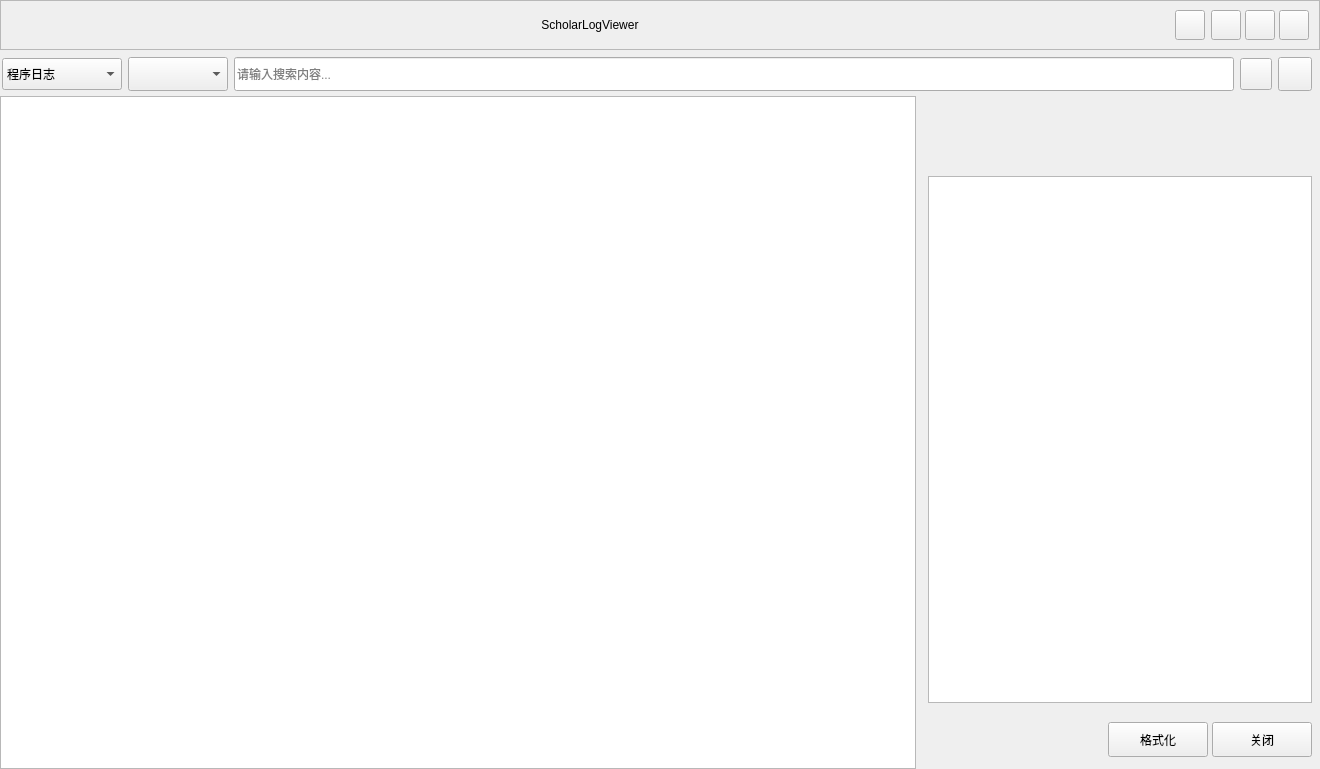
<?xml version="1.0" encoding="UTF-8"?>
<ui version="4.0">
 <class>ScholarLogViewer</class>
 <widget class="QWidget" name="ScholarLogViewer">
  <property name="geometry">
   <rect>
    <x>0</x>
    <y>0</y>
    <width>1320</width>
    <height>769</height>
   </rect>
  </property>
  <property name="windowTitle">
   <string>ScholarLogViewer</string>
  </property>
  <property name="styleSheet">
   <string notr="true"/>
  </property>
  <layout class="QVBoxLayout" name="verticalLayout_2">
   <property name="spacing">
    <number>6</number>
   </property>
   <property name="leftMargin">
    <number>0</number>
   </property>
   <property name="topMargin">
    <number>0</number>
   </property>
   <property name="rightMargin">
    <number>0</number>
   </property>
   <property name="bottomMargin">
    <number>0</number>
   </property>
   <item>
    <widget class="QFrame" name="titleFrame">
     <property name="sizePolicy">
      <sizepolicy hsizetype="Expanding" vsizetype="Fixed">
       <horstretch>0</horstretch>
       <verstretch>0</verstretch>
      </sizepolicy>
     </property>
     <property name="minimumSize">
      <size>
       <width>0</width>
       <height>50</height>
      </size>
     </property>
     <property name="maximumSize">
      <size>
       <width>16777215</width>
       <height>50</height>
      </size>
     </property>
     <property name="frameShape">
      <enum>QFrame::StyledPanel</enum>
     </property>
     <property name="frameShadow">
      <enum>QFrame::Raised</enum>
     </property>
     <layout class="QHBoxLayout" name="horizontalLayout_2">
      <property name="spacing">
       <number>6</number>
      </property>
      <property name="leftMargin">
       <number>10</number>
      </property>
      <property name="topMargin">
       <number>0</number>
      </property>
      <property name="rightMargin">
       <number>10</number>
      </property>
      <property name="bottomMargin">
       <number>0</number>
      </property>
      <item>
       <spacer name="horizontalSpacer">
        <property name="orientation">
         <enum>Qt::Horizontal</enum>
        </property>
        <property name="sizeType">
         <enum>QSizePolicy::Preferred</enum>
        </property>
        <property name="sizeHint" stdset="0">
         <size>
          <width>40</width>
          <height>20</height>
         </size>
        </property>
       </spacer>
      </item>
      <item>
       <widget class="QLabel" name="labFileName">
        <property name="sizePolicy">
         <sizepolicy hsizetype="Expanding" vsizetype="Fixed">
          <horstretch>0</horstretch>
          <verstretch>0</verstretch>
         </sizepolicy>
        </property>
        <property name="minimumSize">
         <size>
          <width>300</width>
          <height>0</height>
         </size>
        </property>
        <property name="maximumSize">
         <size>
          <width>16777215</width>
          <height>24</height>
         </size>
        </property>
        <property name="styleSheet">
         <string notr="true"/>
        </property>
        <property name="text">
         <string>ScholarLogViewer</string>
        </property>
        <property name="alignment">
         <set>Qt::AlignCenter</set>
        </property>
       </widget>
      </item>
      <item>
       <spacer name="horizontalSpacer_2">
        <property name="orientation">
         <enum>Qt::Horizontal</enum>
        </property>
        <property name="sizeType">
         <enum>QSizePolicy::Preferred</enum>
        </property>
        <property name="sizeHint" stdset="0">
         <size>
          <width>40</width>
          <height>20</height>
         </size>
        </property>
       </spacer>
      </item>
      <item>
       <widget class="QPushButton" name="btnConfig">
        <property name="sizePolicy">
         <sizepolicy hsizetype="Fixed" vsizetype="Fixed">
          <horstretch>0</horstretch>
          <verstretch>0</verstretch>
         </sizepolicy>
        </property>
        <property name="minimumSize">
         <size>
          <width>30</width>
          <height>30</height>
         </size>
        </property>
        <property name="maximumSize">
         <size>
          <width>30</width>
          <height>30</height>
         </size>
        </property>
        <property name="cursor">
         <cursorShape>PointingHandCursor</cursorShape>
        </property>
        <property name="toolTip">
         <string>设置</string>
        </property>
        <property name="styleSheet">
         <string notr="true"/>
        </property>
        <property name="text">
         <string/>
        </property>
       </widget>
      </item>
      <item>
       <layout class="QHBoxLayout" name="horizontalLayout">
        <property name="spacing">
         <number>4</number>
        </property>
        <item>
         <widget class="QPushButton" name="btnMinimize">
          <property name="sizePolicy">
           <sizepolicy hsizetype="Fixed" vsizetype="Fixed">
            <horstretch>0</horstretch>
            <verstretch>0</verstretch>
           </sizepolicy>
          </property>
          <property name="minimumSize">
           <size>
            <width>30</width>
            <height>30</height>
           </size>
          </property>
          <property name="maximumSize">
           <size>
            <width>30</width>
            <height>30</height>
           </size>
          </property>
          <property name="cursor">
           <cursorShape>PointingHandCursor</cursorShape>
          </property>
          <property name="mouseTracking">
           <bool>false</bool>
          </property>
          <property name="toolTip">
           <string>最小化</string>
          </property>
          <property name="text">
           <string/>
          </property>
         </widget>
        </item>
        <item>
         <widget class="QPushButton" name="btnMaximize">
          <property name="sizePolicy">
           <sizepolicy hsizetype="Fixed" vsizetype="Fixed">
            <horstretch>0</horstretch>
            <verstretch>0</verstretch>
           </sizepolicy>
          </property>
          <property name="minimumSize">
           <size>
            <width>30</width>
            <height>30</height>
           </size>
          </property>
          <property name="maximumSize">
           <size>
            <width>30</width>
            <height>30</height>
           </size>
          </property>
          <property name="cursor">
           <cursorShape>PointingHandCursor</cursorShape>
          </property>
          <property name="toolTip">
           <string>最大化</string>
          </property>
          <property name="text">
           <string/>
          </property>
         </widget>
        </item>
        <item>
         <widget class="QPushButton" name="btnClose">
          <property name="sizePolicy">
           <sizepolicy hsizetype="Fixed" vsizetype="Fixed">
            <horstretch>0</horstretch>
            <verstretch>0</verstretch>
           </sizepolicy>
          </property>
          <property name="minimumSize">
           <size>
            <width>30</width>
            <height>30</height>
           </size>
          </property>
          <property name="maximumSize">
           <size>
            <width>30</width>
            <height>30</height>
           </size>
          </property>
          <property name="cursor">
           <cursorShape>PointingHandCursor</cursorShape>
          </property>
          <property name="toolTip">
           <string>关闭</string>
          </property>
          <property name="text">
           <string/>
          </property>
         </widget>
        </item>
       </layout>
      </item>
     </layout>
    </widget>
   </item>
   <item>
    <widget class="QWidget" name="searchFrame" native="true">
     <property name="sizePolicy">
      <sizepolicy hsizetype="Preferred" vsizetype="Fixed">
       <horstretch>0</horstretch>
       <verstretch>0</verstretch>
      </sizepolicy>
     </property>
     <property name="minimumSize">
      <size>
       <width>0</width>
       <height>34</height>
      </size>
     </property>
     <property name="maximumSize">
      <size>
       <width>16777215</width>
       <height>32</height>
      </size>
     </property>
     <layout class="QHBoxLayout" name="horizontalLayout_3">
      <property name="spacing">
       <number>6</number>
      </property>
      <property name="leftMargin">
       <number>2</number>
      </property>
      <property name="topMargin">
       <number>0</number>
      </property>
      <property name="rightMargin">
       <number>8</number>
      </property>
      <property name="bottomMargin">
       <number>0</number>
      </property>
      <item>
       <widget class="QComboBox" name="cbxLogType">
        <property name="minimumSize">
         <size>
          <width>120</width>
          <height>32</height>
         </size>
        </property>
        <item>
         <property name="text">
          <string>程序日志</string>
         </property>
        </item>
        <item>
         <property name="text">
          <string>打点日志</string>
         </property>
        </item>
       </widget>
      </item>
      <item>
       <widget class="QComboBox" name="cbxInfoType">
        <property name="sizePolicy">
         <sizepolicy hsizetype="Preferred" vsizetype="Preferred">
          <horstretch>0</horstretch>
          <verstretch>0</verstretch>
         </sizepolicy>
        </property>
        <property name="minimumSize">
         <size>
          <width>100</width>
          <height>0</height>
         </size>
        </property>
       </widget>
      </item>
      <item>
       <widget class="QLineEdit" name="seacherEdit">
        <property name="minimumSize">
         <size>
          <width>0</width>
          <height>30</height>
         </size>
        </property>
        <property name="maximumSize">
         <size>
          <width>16777215</width>
          <height>40</height>
         </size>
        </property>
        <property name="placeholderText">
         <string>请输入搜索内容...</string>
        </property>
       </widget>
      </item>
      <item>
       <widget class="QPushButton" name="btnCompleted">
        <property name="sizePolicy">
         <sizepolicy hsizetype="Fixed" vsizetype="Fixed">
          <horstretch>0</horstretch>
          <verstretch>0</verstretch>
         </sizepolicy>
        </property>
        <property name="minimumSize">
         <size>
          <width>32</width>
          <height>32</height>
         </size>
        </property>
        <property name="maximumSize">
         <size>
          <width>32</width>
          <height>32</height>
         </size>
        </property>
        <property name="toolTip">
         <string>搜索</string>
        </property>
        <property name="styleSheet">
         <string notr="true">QPushButton{
border-image: url(:/images/search.png);
}
QPushButton:hover{
border-image: url(:/images/search_hover.png);
}</string>
        </property>
        <property name="text">
         <string/>
        </property>
       </widget>
      </item>
      <item>
       <widget class="QPushButton" name="btnExpandContent">
        <property name="sizePolicy">
         <sizepolicy hsizetype="Fixed" vsizetype="Fixed">
          <horstretch>0</horstretch>
          <verstretch>0</verstretch>
         </sizepolicy>
        </property>
        <property name="minimumSize">
         <size>
          <width>34</width>
          <height>34</height>
         </size>
        </property>
        <property name="maximumSize">
         <size>
          <width>34</width>
          <height>34</height>
         </size>
        </property>
        <property name="toolTip">
         <string>分栏</string>
        </property>
        <property name="styleSheet">
         <string notr="true">QPushButton{
border-image: url(:/images/gather.png);
}
QPushButton:hover{
border-image: url(:/images/gather_hover.png);
}</string>
        </property>
        <property name="text">
         <string/>
        </property>
       </widget>
      </item>
     </layout>
    </widget>
   </item>
   <item>
    <widget class="QWidget" name="infoFrame" native="true">
     <layout class="QHBoxLayout" name="horizontalLayout_5">
      <property name="spacing">
       <number>4</number>
      </property>
      <property name="leftMargin">
       <number>0</number>
      </property>
      <property name="topMargin">
       <number>0</number>
      </property>
      <property name="rightMargin">
       <number>0</number>
      </property>
      <property name="bottomMargin">
       <number>0</number>
      </property>
      <item>
       <widget class="QTableView" name="tableView">
        <property name="acceptDrops">
         <bool>true</bool>
        </property>
        <property name="styleSheet">
         <string notr="true"/>
        </property>
       </widget>
      </item>
      <item>
       <widget class="QWidget" name="contentWidget" native="true">
        <property name="minimumSize">
         <size>
          <width>300</width>
          <height>0</height>
         </size>
        </property>
        <property name="maximumSize">
         <size>
          <width>400</width>
          <height>16777215</height>
         </size>
        </property>
        <layout class="QVBoxLayout" name="verticalLayout">
         <property name="spacing">
          <number>4</number>
         </property>
         <property name="leftMargin">
          <number>8</number>
         </property>
         <property name="topMargin">
          <number>1</number>
         </property>
         <property name="rightMargin">
          <number>8</number>
         </property>
         <property name="bottomMargin">
          <number>12</number>
         </property>
         <item>
          <spacer name="verticalSpacer_2">
           <property name="orientation">
            <enum>Qt::Vertical</enum>
           </property>
           <property name="sizeType">
            <enum>QSizePolicy::Fixed</enum>
           </property>
           <property name="sizeHint" stdset="0">
            <size>
             <width>20</width>
             <height>20</height>
            </size>
           </property>
          </spacer>
         </item>
         <item>
          <widget class="QLabel" name="labFuncName">
           <property name="minimumSize">
            <size>
             <width>0</width>
             <height>35</height>
            </size>
           </property>
           <property name="text">
            <string/>
           </property>
           <property name="wordWrap">
            <bool>true</bool>
           </property>
          </widget>
         </item>
         <item>
          <spacer name="verticalSpacer">
           <property name="orientation">
            <enum>Qt::Vertical</enum>
           </property>
           <property name="sizeType">
            <enum>QSizePolicy::Fixed</enum>
           </property>
           <property name="sizeHint" stdset="0">
            <size>
             <width>20</width>
             <height>20</height>
            </size>
           </property>
          </spacer>
         </item>
         <item>
          <widget class="QTextEdit" name="itemContent">
           <property name="minimumSize">
            <size>
             <width>0</width>
             <height>500</height>
            </size>
           </property>
           <property name="horizontalScrollBarPolicy">
            <enum>Qt::ScrollBarAlwaysOff</enum>
           </property>
           <property name="readOnly">
            <bool>true</bool>
           </property>
          </widget>
         </item>
         <item>
          <spacer name="verticalSpacer_3">
           <property name="orientation">
            <enum>Qt::Vertical</enum>
           </property>
           <property name="sizeType">
            <enum>QSizePolicy::Fixed</enum>
           </property>
           <property name="sizeHint" stdset="0">
            <size>
             <width>20</width>
             <height>15</height>
            </size>
           </property>
          </spacer>
         </item>
         <item>
          <layout class="QHBoxLayout" name="horizontalLayout_4">
           <property name="spacing">
            <number>4</number>
           </property>
           <item>
            <spacer name="horizontalSpacer_3">
             <property name="orientation">
              <enum>Qt::Horizontal</enum>
             </property>
             <property name="sizeHint" stdset="0">
              <size>
               <width>40</width>
               <height>20</height>
              </size>
             </property>
            </spacer>
           </item>
           <item>
            <widget class="QPushButton" name="btnFormat">
             <property name="sizePolicy">
              <sizepolicy hsizetype="Fixed" vsizetype="Fixed">
               <horstretch>0</horstretch>
               <verstretch>0</verstretch>
              </sizepolicy>
             </property>
             <property name="minimumSize">
              <size>
               <width>100</width>
               <height>35</height>
              </size>
             </property>
             <property name="maximumSize">
              <size>
               <width>100</width>
               <height>35</height>
              </size>
             </property>
             <property name="toolTip">
              <string>格式化为JSON格式</string>
             </property>
             <property name="text">
              <string>格式化</string>
             </property>
            </widget>
           </item>
           <item>
            <widget class="QPushButton" name="btnCloseContent">
             <property name="sizePolicy">
              <sizepolicy hsizetype="Fixed" vsizetype="Fixed">
               <horstretch>0</horstretch>
               <verstretch>0</verstretch>
              </sizepolicy>
             </property>
             <property name="minimumSize">
              <size>
               <width>100</width>
               <height>35</height>
              </size>
             </property>
             <property name="maximumSize">
              <size>
               <width>100</width>
               <height>35</height>
              </size>
             </property>
             <property name="text">
              <string>关闭</string>
             </property>
            </widget>
           </item>
          </layout>
         </item>
        </layout>
       </widget>
      </item>
     </layout>
    </widget>
   </item>
  </layout>
 </widget>
 <resources/>
 <connections/>
</ui>
